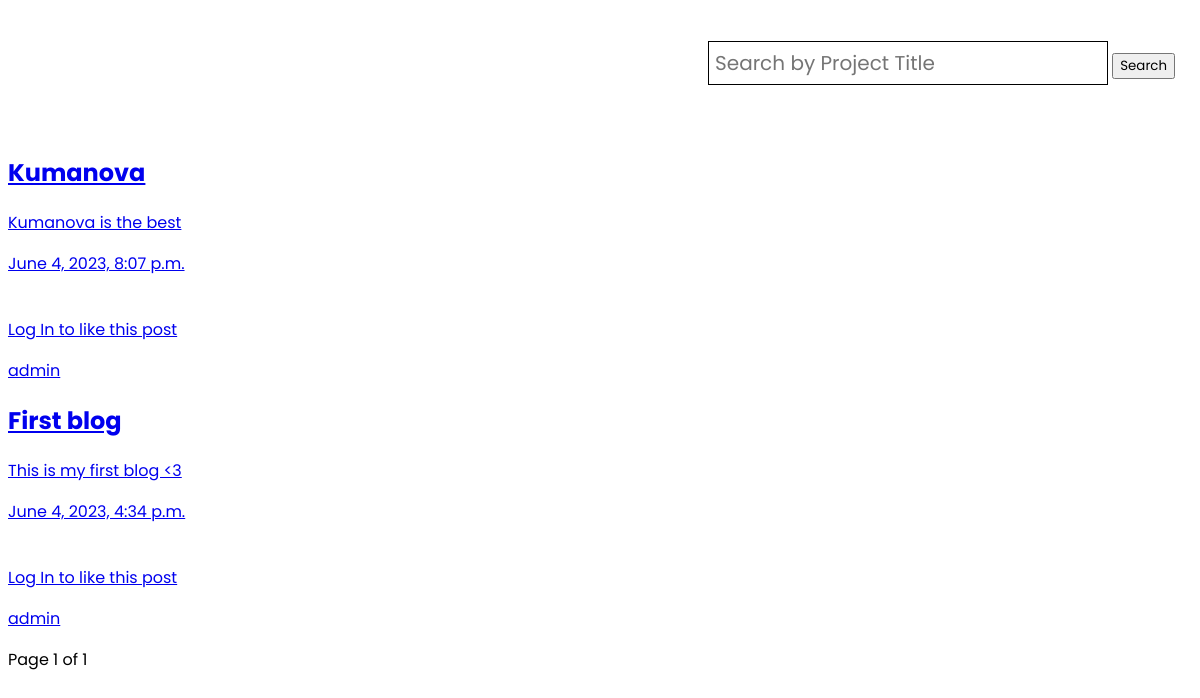
The page / on the database its author committed.
### posts/models.py (models this page shows, shortened)
class Posts(models.Model):
    owner = models.ForeignKey(Profile, on_delete=models.CASCADE)
    title = models.CharField(max_length=255)
    caption = models.TextField(blank=True, null=True)
    file = models.FileField(upload_to="media/files", default="")
    likes = models.IntegerField(default=0)
    comments = models.ForeignKey(
        "Comment", on_delete=models.CASCADE, null=True, blank=True
    )
    created = models.DateTimeField(auto_now_add=True)
    id = models.UUIDField(
        default=uuid.uuid4, unique=True, primary_key=True, editable=False
    )
    class Meta:
        ordering = ["-created"]

### users/models.py (models this page shows)
class Profile(models.Model):
    user = models.OneToOneField(User , on_delete=models.CASCADE)
    username = models.CharField(max_length = 25 , unique=True)
    email = models.EmailField(blank=True , null=True)
    name = models.CharField(max_length=30 , blank=True , null=True)
    profile_image = models.ImageField(blank=True , null=True, upload_to='profiles/', default='images/profiles/user-default.png')
    bio = models.TextField(blank=True , null=True)
    created = models.DateTimeField(auto_now_add = True)
    id = models.UUIDField(default=uuid.uuid4 , unique=True ,
                        primary_key=True , editable=False)
    def __str__(self):
        return self.username

### posts/views.py (the view)
# urls.py: path("", views.index, name="index"),
def index(request):
    search_query = ""
    if request.GET.get("search_query"):  # 'search_query' emri i inputit name
        search_query = request.GET.get("search_query")
    posts = Posts.objects.distinct().filter(
        Q(title__icontains=search_query)
        | Q(caption__icontains=search_query)
        |
        Q(owner__name__icontains=search_query)
    )
    paginator = Paginator(posts, 2)
    page_number = request.GET.get("page")
    page_obj = paginator.get_page(page_number)
    next = request.GET.get("next", "/")
    context = {
        "posts": posts,
        "paginator": paginator,
        "page_obj": page_obj,
        "search_query": search_query,
    }
    return render(request, "index.html", context)

### templates/index.html (shortened to what this page needs)
{% extends 'main.html' %}
{% block content %}
    {% for post in page_obj %}
    <a href="{% url 'singlePost' post.id %}">
        <h2>{{post.title}}</h2>
        {% if post.caption %}
        <p>{{post.caption}}</p>
        {% endif %}
        <p>{{post.created}}</p>
        <br>
        {% if post.owner == request.user.profile %}
            <p>You cant like your own post</p>
        {% else %}
            {% if request.user.is_authenticated %}
            <form method="POST" action="?search_query={{search_query}}&page={{page}}">
                {% csrf_token %}
                <a name="next" href="{% url 'like' post.id %}">Like {{post.likes}}</a>
            </form>
            {% else %}
                <a href="{% url 'login' %}">Log In to like this post </a>
            </a>
            {% endif %}
        {% endif %}
        <p><a href="{% url 'profile' post.owner.id %}">{{post.owner}}</a></p>
    {% endfor %}
    <div class="pagination">
        <span class="step-links">
            <span class="current">
                Page {{ page_obj.number }} of
                {{ page_obj.paginator.num_pages }}
            </span>
        </span>
    </div>
{% endblock content %}

### static/styles/navbar.css (style rules this page uses)
* { font-family: 'Poppins', sans-serif; }

### rows shown on the page
Posts: title "Kumanova", caption "Kumanova is the best", created "June 4, 2023, 8:07 p.m.", shows "Log In to like this post", owner "admin"
Posts: title "First blog", caption "This is my first blog <3", created "June 4, 2023, 4:34 p.m.", shows "Log In to like this post", owner "admin"

### other values the page prints
{{ page_obj.number }} "1"
{{ page_obj.paginator.num_pages }} "1"
